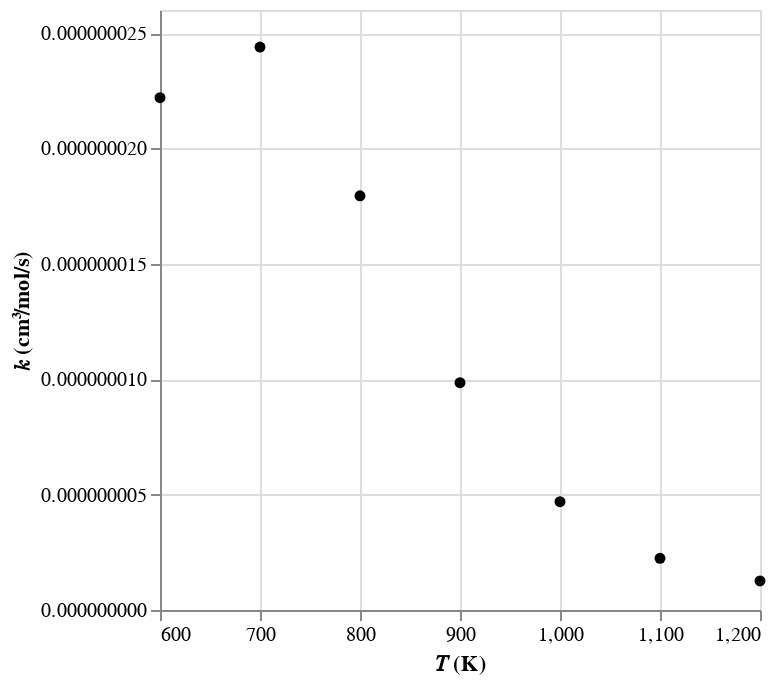
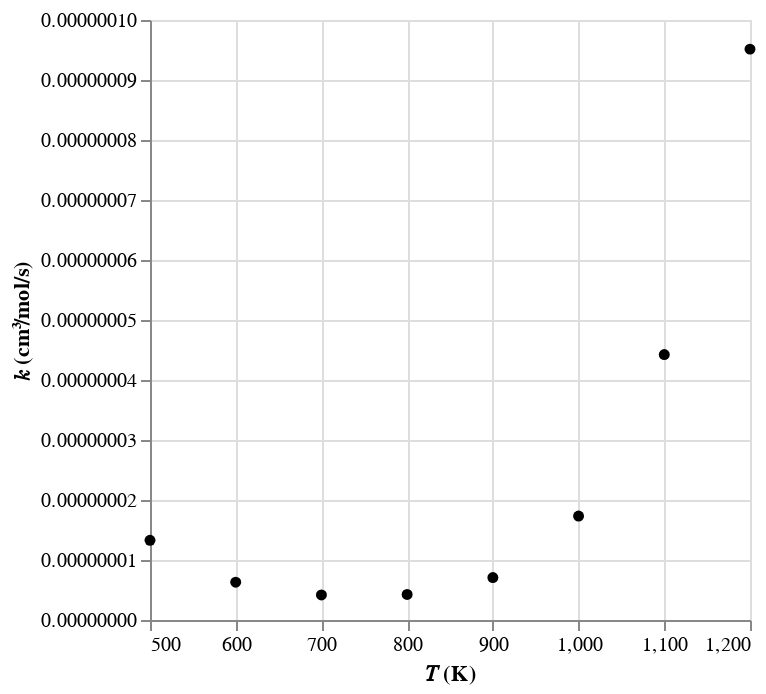
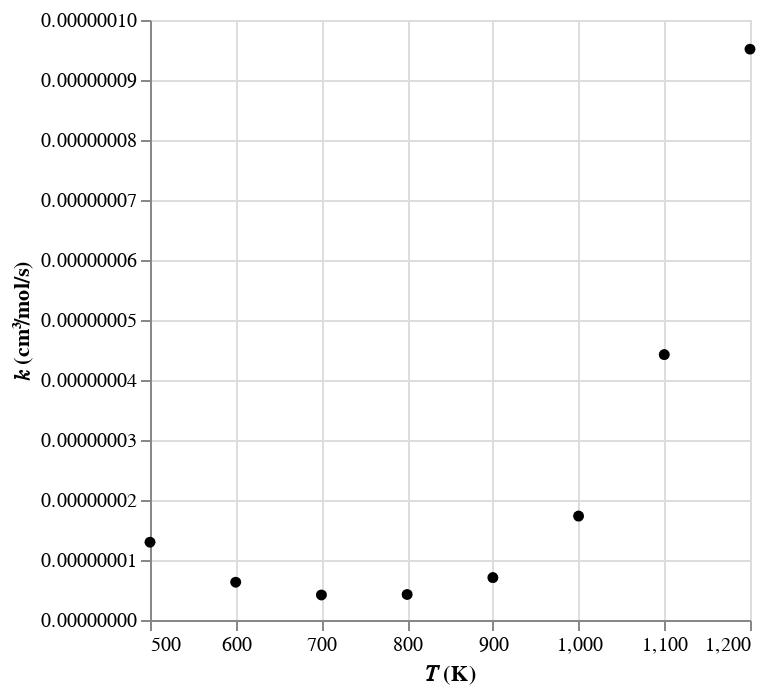
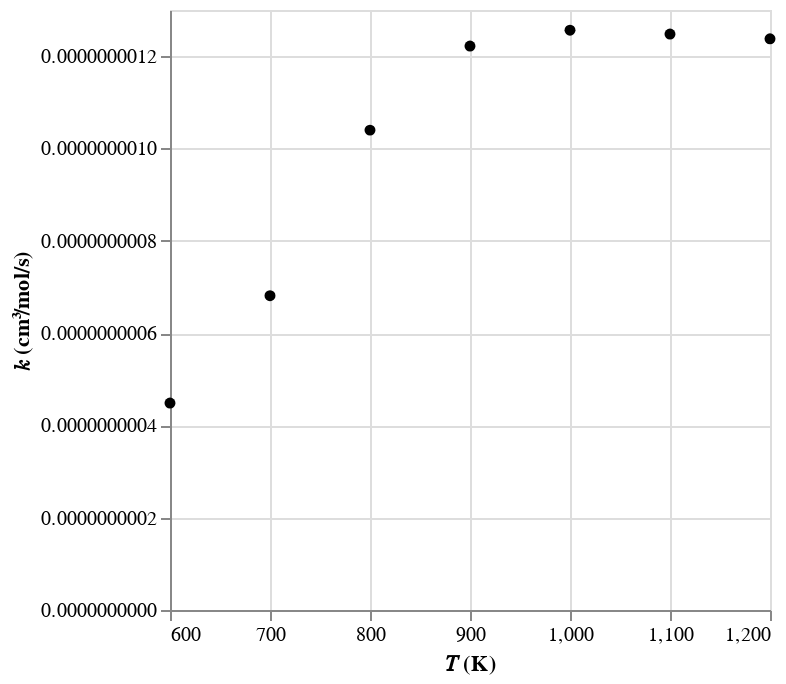

The notebook cell these images were saved under, in order:
### Code cell
import autochem as c

node_key = 3
for rate_key in mess.surf.rate_keys(surf):
    if rate_key[0] == node_key:
        print(rate_key)
        branch_frac = surf.branching_fractions[rate_key]
        print(branch_frac(T=T_vals, P=P_vals))
        display(ac.rate.data.display(branch_frac, plot_type="simple"))

### Figure 1 — Vega-Lite specification as saved in the notebook (floating-point values rounded to 4 significant figures)
{"config": {"view": {"continuousWidth": 300, "continuousHeight": 300}}, "data": {"name": "data-22e99e98d563b239cd5a0fb30e7d67e1"}, "mark": {"type": "point", "filled": true, "opacity": 1}, "encoding": {"color": {"value": "#000000"}, "x": {"field": "x", "scale": {"zero": false}, "title": "𝑇 (K)", "type": "quantitative"}, "y": {"field": "value", "title": "𝑘 (cm³/mol/s)", "type": "quantitative"}}, "transform": [{"fold": ["k1"]}], "$schema": "https://vega.github.io/schema/vega-lite/v5.20.1.json", "datasets": {"data-22e99e98d563b239cd5a0fb30e7d67e1": [{"x": 400.0, "k1": null}, {"x": 500.0, "k1": null}, {"x": 600.0, "k1": 2.22e-08}, {"x": 700.0, "k1": 2.44e-08}, {"x": 800.0, "k1": 1.795e-08}, {"x": 900.0, "k1": 9.85e-09}, {"x": 1000.0, "k1": 4.691e-09}, {"x": 1100.0, "k1": 2.242e-09}, {"x": 1200.0, "k1": 1.257e-09}]}}

### Figure 2 — Vega-Lite specification as saved in the notebook (floating-point values rounded to 4 significant figures)
{"config": {"view": {"continuousWidth": 300, "continuousHeight": 300}}, "data": {"name": "data-b4af356dfbcc5adefeaf2c452da833e7"}, "mark": {"type": "point", "filled": true, "opacity": 1}, "encoding": {"color": {"value": "#000000"}, "x": {"field": "x", "scale": {"zero": false}, "title": "𝑇 (K)", "type": "quantitative"}, "y": {"field": "value", "title": "𝑘 (cm³/mol/s)", "type": "quantitative"}}, "transform": [{"fold": ["k1"]}], "$schema": "https://vega.github.io/schema/vega-lite/v5.20.1.json", "datasets": {"data-b4af356dfbcc5adefeaf2c452da833e7": [{"x": 400.0, "k1": null}, {"x": 500.0, "k1": 1.329e-08}, {"x": 600.0, "k1": 6.304e-09}, {"x": 700.0, "k1": 4.18e-09}, {"x": 800.0, "k1": 4.265e-09}, {"x": 900.0, "k1": 7.068e-09}, {"x": 1000.0, "k1": 1.732e-08}, {"x": 1100.0, "k1": 4.425e-08}, {"x": 1200.0, "k1": 9.515e-08}]}}

### Figure 3 — Vega-Lite specification as saved in the notebook (floating-point values rounded to 4 significant figures)
{"config": {"view": {"continuousWidth": 300, "continuousHeight": 300}}, "data": {"name": "data-1afe9c43b802a93b486a39945143b2b3"}, "mark": {"type": "point", "filled": true, "opacity": 1}, "encoding": {"color": {"value": "#000000"}, "x": {"field": "x", "scale": {"zero": false}, "title": "𝑇 (K)", "type": "quantitative"}, "y": {"field": "value", "title": "𝑘 (cm³/mol/s)", "type": "quantitative"}}, "transform": [{"fold": ["k1"]}], "$schema": "https://vega.github.io/schema/vega-lite/v5.20.1.json", "datasets": {"data-1afe9c43b802a93b486a39945143b2b3": [{"x": 400.0, "k1": null}, {"x": 500.0, "k1": 1.296e-08}, {"x": 600.0, "k1": 6.304e-09}, {"x": 700.0, "k1": 4.18e-09}, {"x": 800.0, "k1": 4.265e-09}, {"x": 900.0, "k1": 7.068e-09}, {"x": 1000.0, "k1": 1.732e-08}, {"x": 1100.0, "k1": 4.425e-08}, {"x": 1200.0, "k1": 9.515e-08}]}}

### Figure 4 — Vega-Lite specification as saved in the notebook (floating-point values rounded to 4 significant figures)
{"config": {"view": {"continuousWidth": 300, "continuousHeight": 300}}, "data": {"name": "data-267972acc55949ebd62a1fbfa8c9bb8a"}, "mark": {"type": "point", "filled": true, "opacity": 1}, "encoding": {"color": {"value": "#000000"}, "x": {"field": "x", "scale": {"zero": false}, "title": "𝑇 (K)", "type": "quantitative"}, "y": {"field": "value", "title": "𝑘 (cm³/mol/s)", "type": "quantitative"}}, "transform": [{"fold": ["k1"]}], "$schema": "https://vega.github.io/schema/vega-lite/v5.20.1.json", "datasets": {"data-267972acc55949ebd62a1fbfa8c9bb8a": [{"x": 400.0, "k1": null}, {"x": 500.0, "k1": null}, {"x": 600.0, "k1": 4.484e-10}, {"x": 700.0, "k1": 6.811e-10}, {"x": 800.0, "k1": 1.04e-09}, {"x": 900.0, "k1": 1.222e-09}, {"x": 1000.0, "k1": 1.256e-09}, {"x": 1100.0, "k1": 1.248e-09}, {"x": 1200.0, "k1": 1.238e-09}]}}
